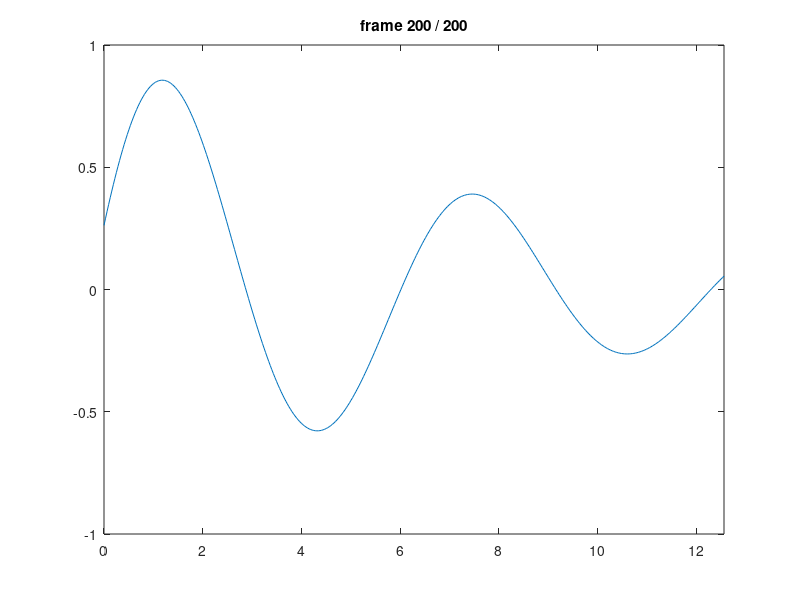

Reproduce this figure in MATLAB.
% Live figure updates: drawnow flushes the figure mid-run.
% This one takes a while — try the stop button (⏹) in the tab bar.
x = linspace(0, 4 * pi, 400);
figure;
for k = 1:200
    plot(x, sin(x - k / 4) .* exp(-x / 8));
    axis([0 4*pi -1 1]);
    title(sprintf('frame %d / 200', k));
    drawnow;
    pause(0.04);
end
disp('animation done');
